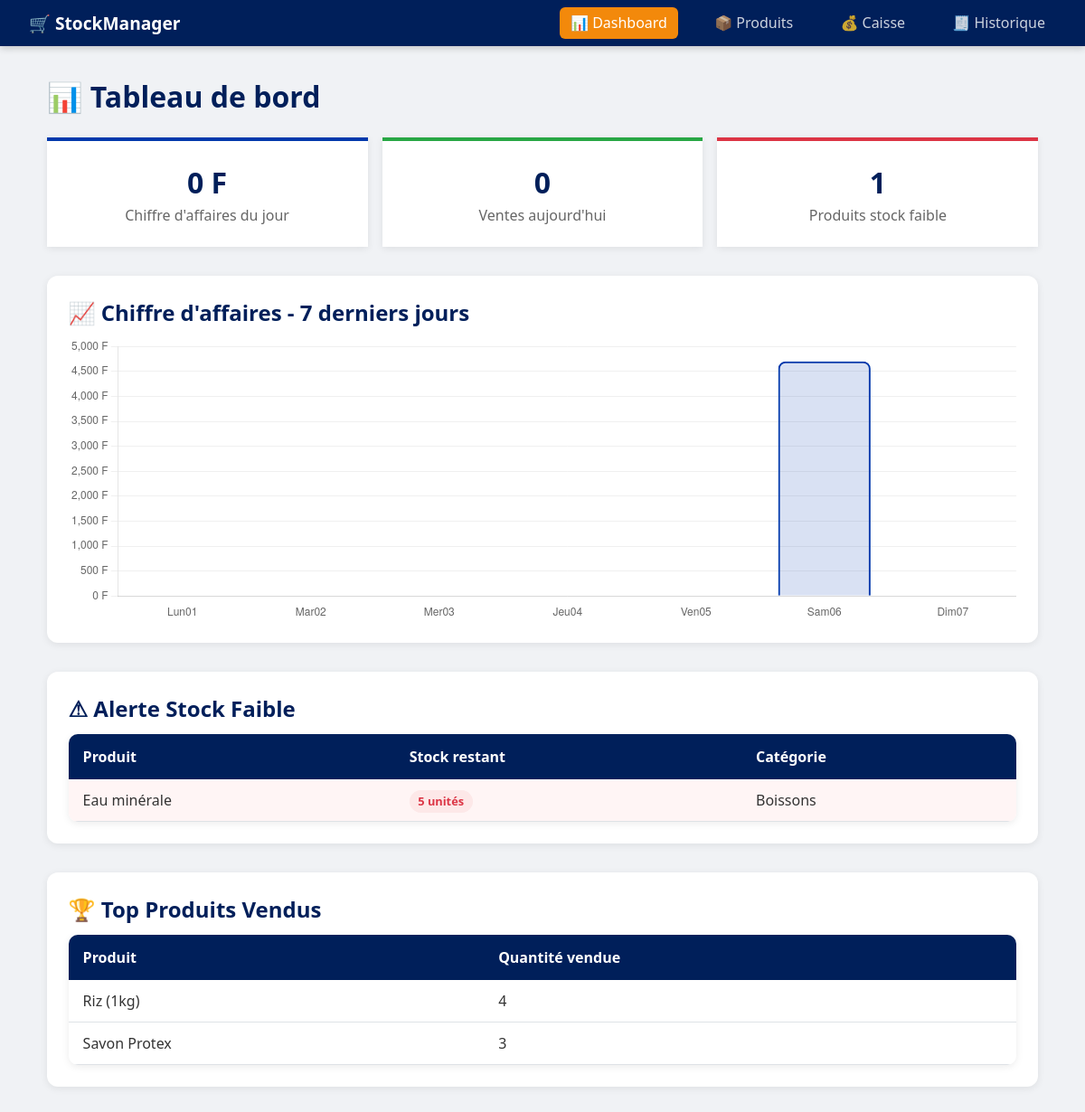
The page / on the database its author committed.
### tables this page shows
CREATE TABLE produits (
            id INTEGER PRIMARY KEY AUTOINCREMENT,
            nom TEXT NOT NULL,
            prix REAL NOT NULL,
            stock INTEGER NOT NULL DEFAULT 0,
            categorie TEXT DEFAULT 'Général',
            created_at TIMESTAMP DEFAULT CURRENT_TIMESTAMP
        );

### app.py (the view)
@app.route("/")
def dashboard():
    db = get_db()
    ca_jour = db.execute("""
        SELECT COALESCE(SUM(total), 0) as total
        FROM ventes
        WHERE DATE(date_vente) = DATE('now')
    """).fetchone()["total"]
    nb_ventes = db.execute("""
        SELECT COUNT(*) as nb FROM ventes
        WHERE DATE(date_vente) = DATE('now')
    """).fetchone()["nb"]
    stock_faible = db.execute("""
        SELECT * FROM produits WHERE stock < 10 ORDER BY stock ASC
    """).fetchall()
    top_produits = db.execute("""
        SELECT produit_nom, SUM(quantite) as total_vendu
        FROM lignes_vente
        GROUP BY produit_nom
        ORDER BY total_vendu DESC
        LIMIT 5
    """).fetchall()
    ventes_semaine =db.execute("""
        SELECT DATE(date_vente) as jour,
            COALESCE(SUM(total), 0) as ca,
            COUNT(*) as nb
        FROM ventes
        WHERE date_vente >= DATE('now', '-6 days')
        GROUP BY DATE(date_vente)
        ORDER BY jour ASC
    """).fetchall()
    from datetime import date, timedelta
    jours_complets = {}
    for i in range(6, -1, -1):
        jour = (date.today() - timedelta(days=i)).isoformat()
        jours_complets[jour] = {"ca": 0, "nb": 0}
    for v in ventes_semaine:
        jours_complets[v["jour"]] = {"ca": v["ca"], "nb": v["nb"]}
    labels = list(jours_complets.keys())
    data_ca = [jours_complets[j]["ca"] for j in labels]
    data_nb = [jours_complets[j]["nb"] for j in labels]
    from datetime import datetime
    jours_fr = ["Lun", "Mar", "Mer", "Jeu","Ven","Sam","Dim"]
    labels_fr=[]
    for j in labels:
        d = datetime.fromisoformat(j)
        labels_fr.append(f"{jours_fr[d.weekday()]}{d.day:02d}")
    db.close()
    return render_template("dashboard.html",
        ca_jour=ca_jour,
        nb_ventes=nb_ventes,
        stock_faible=stock_faible,
        top_produits=top_produits,
        labels = labels_fr,
        data_ca = data_ca,
        data_nb = data_nb,
    )

### app.py (called while the page is built)
@app.before_request
def setup():
    pass

### database.py (called while the page is built)
def get_db():
    conn = sqlite3.connect(DB_PATH)
    conn.row_factory = sqlite3.Row
    return conn

### templates/dashboard.html (shortened to what this page needs)
{% extends "base.html"%}
{% block content%}
<h1>📊 Tableau de bord</h1>
<div class="stats-grid">
    <div class="stat-card blue">
        <div class="stat-value">{{ "{:,.0f}".format(ca_jour) }} F</div>
        <div class="stat-label">Chiffre d'affaires du jour</div>
    </div>
    <div class="stat-card green">
        <div class="stat-value">{{ nb_ventes }}</div>
        <div class="stat-label">Ventes aujourd'hui</div>
    </div>
    <div class="stat-card red">
        <div class="stat-value">{{stock_faible|length}}</div>
        <div class="stat-label">Produits stock faible</div>
    </div>
</div>
<div class="section">
    <h2>📈 Chiffre d'affaires - 7 derniers jours</h2>
    <canvas id="chartCA" height="90"></canvas>
</div>
{% if stock_faible %}
<div class="section">
    <h2>⚠ Alerte Stock Faible</h2>
    <table class="table">
        <thead><tr><th>Produit</th><th>Stock restant</th><th>Catégorie</th></tr></thead>
        <tbody>
            {% for p in stock_faible %}
            <tr class="row-danger">
                <td>{{ p.nom }}</td>
                <td><span class="badge red">{{ p.stock }} unités</span></td>
                <td>{{ p.categorie }}</td>
            </tr>
            {% endfor %}
        </tbody>
    </table>
</div>
{%endif %}
{% if top_produits %}
<div class="section">
    <h2>🏆 Top Produits Vendus</h2>
    <table class="table">
        <thead><tr><th>Produit</th><th>Quantité vendue</th></tr></thead>
        <tbody>
            {% for p in top_produits %}
            <tr>
                <td>{{ p.produit_nom }}</td>
                <td>{{ p.total_vendu }}</td>
            </tr>
            {% endfor %}
        </tbody>
    </table>
</div>
{% endif %}
<script>
    const labels = {{ labels | tojson }};
    const dataCA = {{ data_ca | tojson}};
    const ctx = document.getElementById('chartCA').getContext('2d');
    new Chart(ctx, {
        type: 'bar',
        data:{
            labels: labels,
            datasets: [{
                label:'CA (FCFA)',
                data:dataCA,
                backgroundColor: 'rgba(0, 57, 172,0.15)',
                borderColor: '#0039AC',
                borderWidth: 2,
                borderRadius: 8,
                fill: true,
            }]
        },
        options: {
            responsive: true,
            plugins: {
                legend: {display: false},
                tooltip: {
                    callbacks: {
                        label: ctx => `${ctx.parsed.y.toLocaleString()} FCFA`
                    }
                }
            },
            scales: {
                y: {
                    beginAtZero:true,
                    ticks: {
                        callback: val => val.toLocaleString() +' F'
                    },
                    grid:{ color: '#f0f0f0'}
                },
                x:{ grid: { display:false }}
            }
        }
    });
</script>
{% endblock %}

### static/style.css (style rules this page uses)
:root { --primary: #001f5a; --secondary: #0039ac; --accent: #F3890b; --danger: #dc3545; --success: #28a745; --light: #f8f9fa; --border: #dee2e6; }
* { box-sizing: border-box; margin: 0; padding: 0; }
body { font-family: 'Segoe UI', sans-serif; background: #f0f2f5; color: #333; }
.stats-grid { display: grid; grid-template-columns: repeat(3, 1fr); gap: 1rem; margin-bottom: 2rem; }
.stat-card { background: #fff; border-radius: 12 px; padding: 1.5rem; text-align: center; box-shadow: 0 2px 8px rgba(0,0,0,0.08); border-top:4px solid; }
.stat-card.blue { border-color:var(--secondary); }
.stat-card.green { border-color:var(--success); }
.stat-card.red { border-color: var(--danger); }
.stat-value { font-size: 2rem; font-weight: bold; color: var(--primary); }
.stat-label { color: #666; margin-top:0.25rem; }
.table { width: 100%; border-collapse: collapse; background: #fff; border-radius: 10px; overflow:hidden; box-shadow: 0 2px 9px rgba(0,0,0,0.08); }
.table th { background: var(--primary); color: #fff; padding: 0.9rem 1rem; text-align:left; }
.table td { padding: 0.75rem 1rem; border-bottom: 1px solid var(--border); }
.row-danger td { background: #fff5f5 !important; }
.badge { padding:0.2rem 0.6rem; border-radius: 20px; font-size: 0.8rem;font-weight: bold; }
.badge.red { background: #fde8e8; color: var(--danger); }
.section { margin-top: 2rem; background: #fff; border-radius: 12px; padding: 1.5rem; box-shadow: 0 2px 8px rgba(0,0,0,0.08); }
h1 { color: var(--primary); margin-bottom: 1.5rem; }
h2 { color: var(--primary); margin-bottom: 0.7rem; }

### rows shown on the page
produits: nom "Eau minérale", stock "5", categorie "Boissons"

### other values the page prints
{{ "{:,.0f}".format(ca_jour) }} "0"
{{ nb_ventes }} "0"
{{ stock_faible|length }} "1"
{{ p.produit_nom }} "Riz (1kg)" "Savon Protex"
{{ p.total_vendu }} "4" "3"
chart data {{ data_ca | tojson }} [0, 0, 0, 0, 0, 4700.0, 0]
